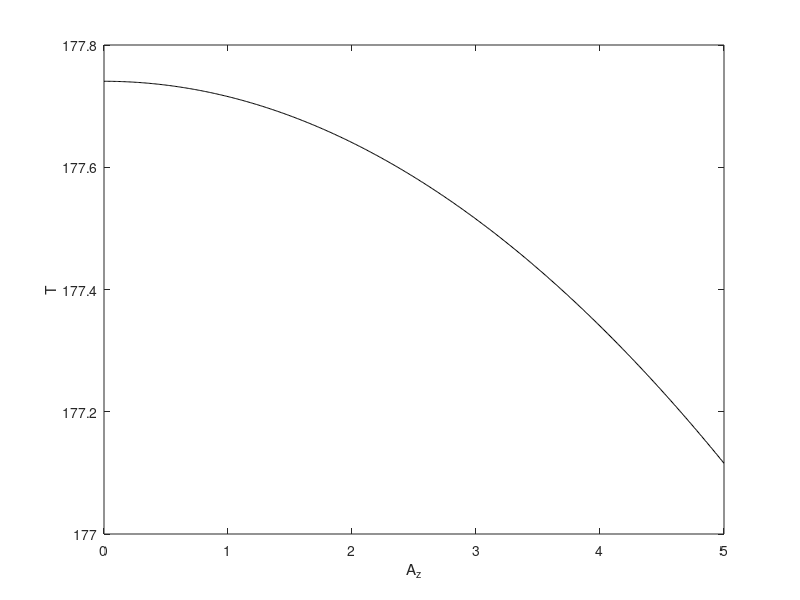

This figure's MATLAB source:
function haloAmplitude_plot

% Shane Ross (revised 7.13.04)

gam = 1.497531218885853e+06 ; % scale factor for Sun-Earth L1

l1 =-15.9650314   ;
l2 =  1.740900800 ;
Delta = 0.29221444425 ;

s1 =-8.246608317e-1 ;
s2 = 1.210985938e-1 ;
 
wp = 2.086453455 ;

i = 0 ;
for Az = 0:0.01e5/gam:5e5/gam,
    i = i + 1 ;

    Ax = sqrt( (-Delta-l2*Az^2)/l1 ) ;
    nu = 1 + s1*Ax^2 + s2*Az^2 ;

    x(i) = gam*Az ;
    y(i) = 2*pi/(wp*nu) ;

end


h=plot(x/1e5,y*365.25/(2*pi),'k') ;
axis([0 5 177 177.8]) ;
xlabel('A_z');
ylabel('T');
